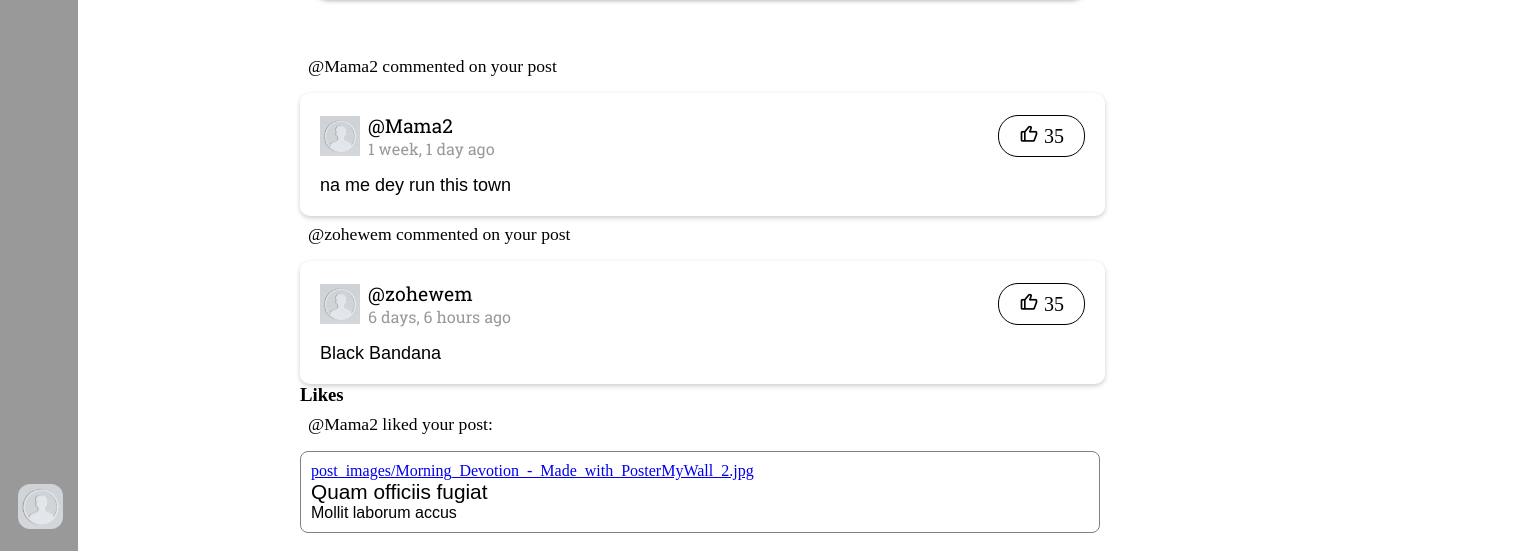
Before: /notification/ (signed in, lower part) with the older database file.
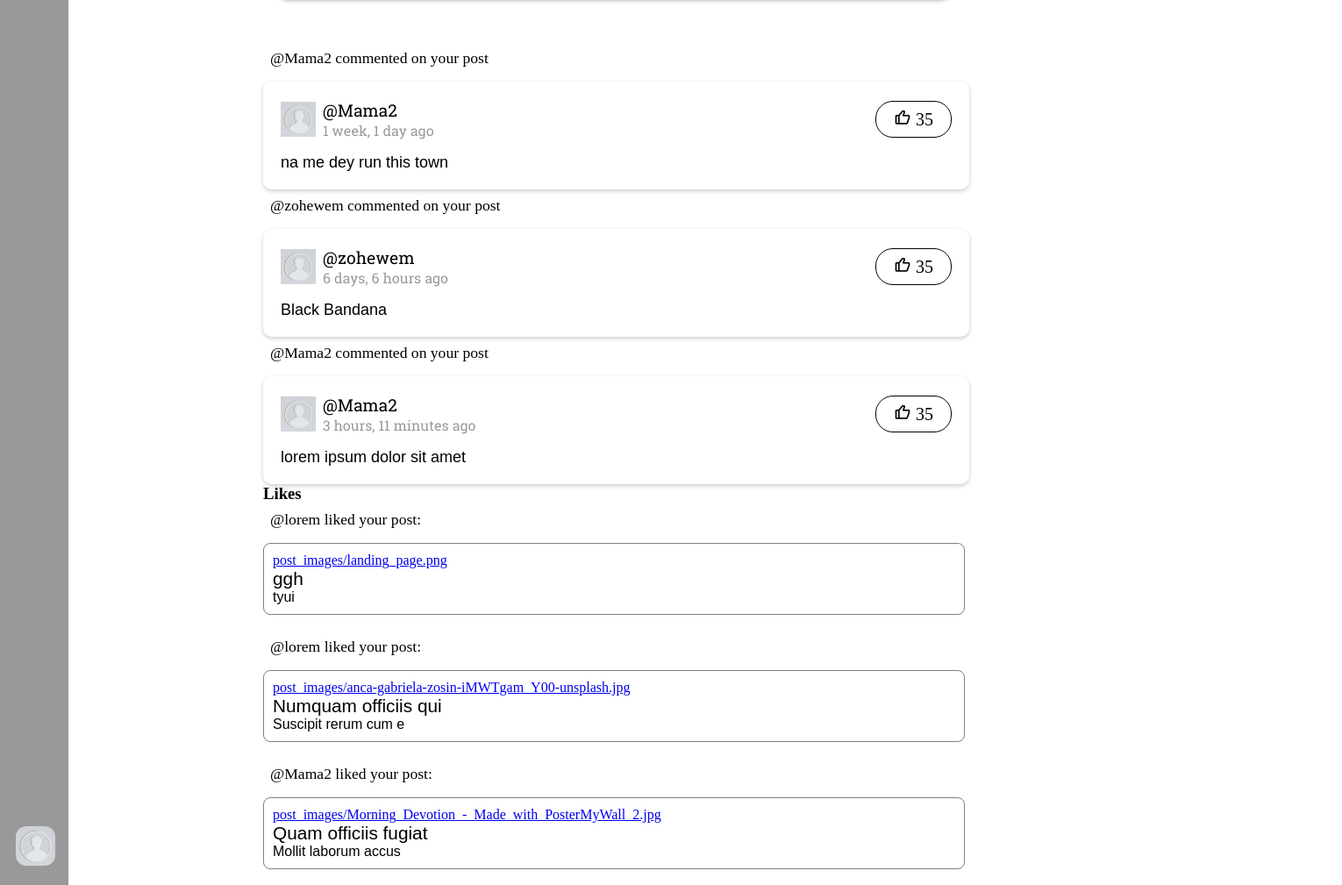
After: the same page with the newer database file.
### blog/models.py (models this page shows, shortened)
class Message(models.Model):
    muser = models.ForeignKey(Profile, on_delete= models.SET_NULL, null= True)
    mpost = models.ForeignKey(Post, on_delete= models.SET_NULL, null= True)
    message_body = models.TextField()
    created = models.DateTimeField(default = datetime.now)

class Profile(models.Model):
    user = models.OneToOneField(User, on_delete=models.CASCADE)
    bio = models.TextField(null=True, blank=True)
    dob = models.DateField(null=True, blank=True)
    profile_img =  models.ImageField( upload_to='profile_images', default='default.jpg')
    location = models.CharField(null=True, blank=True, max_length=100)
    website = models.CharField(null=True, blank=True,max_length=100)
    about = models.TextField(null=True, blank=True)
    followers = models.ManyToManyField('self', symmetrical=False, related_name='following')
    userfol = models.ManyToManyField('self', symmetrical=False, related_name='userfollowing')
    def __str__(self):
        return self.user.username

class Like(models.Model):
    user = models.ForeignKey(Profile, on_delete=models.CASCADE)
    post = models.ForeignKey(Post, on_delete=models.CASCADE)
    created = models.DateTimeField(auto_now_add=True)

class Post(models.Model):
    id = models.UUIDField(primary_key = True, default = uuid.uuid4)
    user = models.ForeignKey(Profile, on_delete= models.SET_NULL, null= True)
    image = models.ImageField(upload_to='post_images', default=None, null=True, blank=True)
    topic = models.CharField(max_length=100, null = True, blank=True)
    caption = models.TextField()
    category = models.ManyToManyField(category, related_name='cats', blank=True)
    created = models.DateTimeField(default = datetime.now)

### blog/views.py (the view)
# urls.py: path('notification/', views.notification, name='notification'),
def notification(request):
    d_user = User.objects.get(username=request.user)
    c_user_profile = Profile.objects.get(user=d_user)
    followers_profiles = c_user_profile.userfol.all()
    posts_by_following = Post.objects.filter(user__in=followers_profiles)
    posts = c_user_profile.post_set.all()
    posts_by_user = c_user_profile.post_set.all()
    all_comments = []
    all_likes = []
    for post in posts_by_user:
        comments = Message.objects.filter(mpost=post)
        likes = Like.objects.filter(post=post)
        all_likes.extend(likes)
        all_comments.extend(comments)
    context = {
        'c_user_profile':c_user_profile,
        'post':posts_by_following,
        'post_messages':all_comments,
        'post_likes':all_likes,
    }
    return render(request, 'notifications.html', context)

### templates/notifications.html (shortened to what this page needs)
{% extends "base.html" %} {% load static %}  {% block content %}
<div id="posts" class="tabcontent">
  {% if post %}
  <div class="categories"> {% include 'post_listing.html' %} </div>
  {% endif %}
</div>
<div id="replies" class="tabcontent">
  {% if post_messages %}
  {% for m in post_messages %}
  <p class="owner">@{{m.muser}} commented on your post</p>
  <div
    class="comment"
    style="
      display: flex;
      flex-direction: column;
      gap: 1rem;
      box-shadow: 0 2px 5px 0 rgba(0, 0, 0, 0.2);
      border-radius: 10px;
      padding: 20px;
    "
  >
    <div
      class="header"
      style="display: flex; align-items: center; justify-content: space-between"
    >
      <a
        style="
          display: flex;
          align-items: center;
          gap: 0.5rem;
          text-decoration: none;
          color: black;
        "
        href="/profile/{{message.muser}}"
      >
        <div style="width: 40px; height: 40px; overflow: hidden">
          <img style="width: 100%" src="{{m.muser.profile_img.url}}" alt="" />
        </div>
        <div>
          <p style="font-size: 1.2rem; font-family: rs">@{{m.muser}}</p>
          <p style="font-family: rs; font-size: 1rem; color: #999">
            {{m.created | timesince }} ago
          </p>
        </div>
      </a>
      <div style="padding: 8px 20px; border: 1px solid; border-radius: 20px">
        <a style="text-decoration: none; color: black; font-size: 20px" href=""
          ><i class="bx bx-like"></i> 35</a
        >
      </div>
    </div>
    <div style="font-size: 18px; font-family: sans-serif">{{m.message_body}}</div>
  </div>
  {% endfor %}
  {% endif %}
</div>
<div id="likes" class="tabcontent">
  <h3>Likes</h3>
  <div class="div3">
    {% if post_likes %}
    {% for liked_post in post_likes %}
    <p class="owner">@{{ liked_post.user }} liked your post:</p>
    <div style="font-family: sans-serif; border: 1px solid gray; border-radius: 8px; padding: 10px; width: 800px;">
      <a href="/post_details/{{ liked_post.post.id }}" style="font-family: cursive;">{{ liked_post.post.image }}</a>
        <p style="font-size: 1.3rem;">{{ liked_post.post.topic }}</p>
        <p>{{ liked_post.post.caption }}</p>
    </div>
    <br>
{% endfor %}
    {% endif %}
  </div>
</div>
{% endblock %}

Changed rows visible on the page:
added Message: muser "Mama2", muser.profile_img (placeholder picture), created "3 hours, 11 minutes", message_body "lorem ipsum dolor sit amet"
added Like: user "lorem", post.image "post_images/landing_page.png", post.topic "ggh", post.caption "tyui"
added Like: user "lorem", post.image "post_images/anca-gabriela-zosin-iMWTgam_Y00-unsplash.jpg", post.topic "Numquam officiis qui", post.caption "Suscipit rerum cum e"
